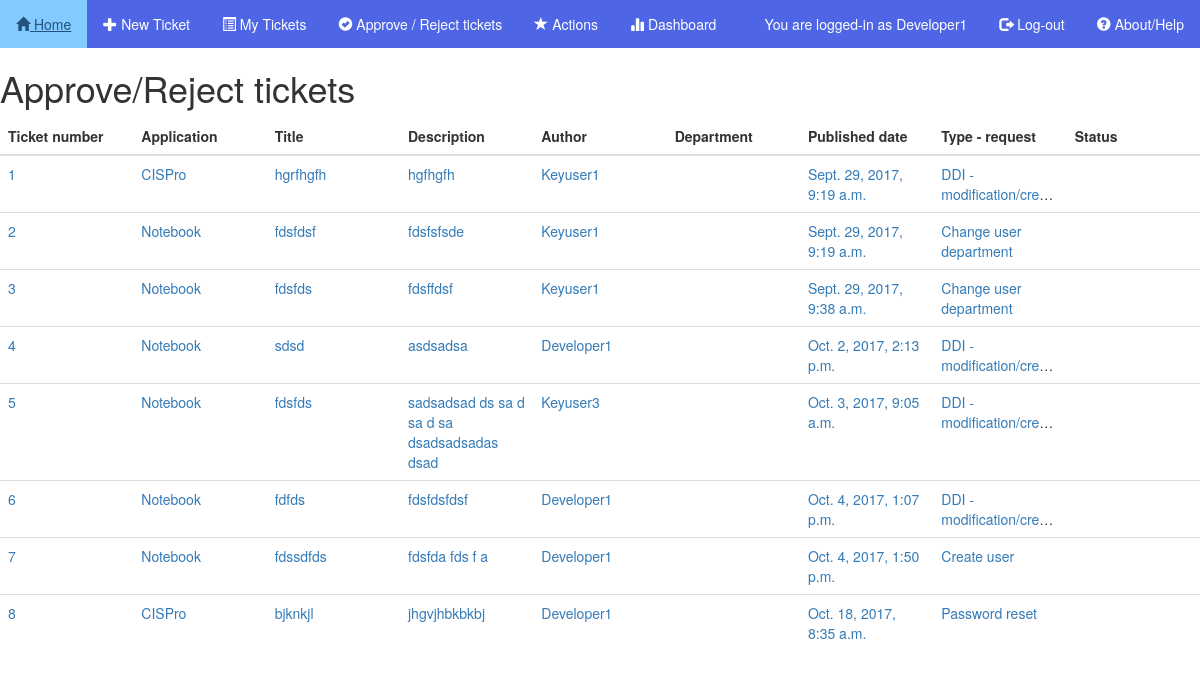
/ticket/actions/ (signed in), run on the app's committed database.
### ticket/models.py (models this page shows, shortened)
class TicketRequest(models.Model):
    title = models.CharField(max_length=200)
    description = models.TextField(default="")
    author = models.ForeignKey('auth.User')
    published_date = models.DateTimeField(blank=True, null=True)
    application = models.ForeignKey(Application)
    type = models.ForeignKey(TypeRequest)
    status = StateField(editable=False)

class Application(models.Model):
    name_application = models.CharField(max_length=200)
    def __unicode__(self):
        return self.name_application

class TypeRequest(models.Model):
    application = models.ForeignKey(Application)
    type_request = models.CharField(max_length=200)
    def __unicode__(self):
        return self.type_request

### ticket/views.py (the view)
@login_required
@user_passes_test(in_developer_group, login_url='/ticket/denied/')
def actions(request):
    ticket = TicketRequest.objects.exclude(status='Open').order_by('published_date')
    return render(request, 'ticket/actions.html', {'ticket': ticket})

### ticket/views.py (called while the page is built)
def in_developer_group(user):
    if user:
        return user.groups.filter(name='Developer').count() == 1
    return False

### GlobalPlatform/templates/ticket/actions.html
{% extends 'ticket/base.html' %}
{% block content %}
{% if user.is_authenticated %}
<h1>Approve/Reject tickets</h1>
<table class="table table-hover" >
    <thead>
        <tr>
            <th>Ticket number</th>
            <th>Application</th>
            <th>Title</th>
            <th>Description</th>
            <th>Author</th>
            <th>Department</th>
            <th>Published date</th>
            <th>Type - request</th>
            <th>Status</th>
        </tr>
    </thead>
    <tbody>
    {% for individual_ticket in ticket %}
        <tr>
            <td><a href="{% url 'ticket_detail' pk=individual_ticket.pk %}">{{ individual_ticket.pk}}</a></td>
            <td><a href="{% url 'ticket_detail' pk=individual_ticket.pk %}">{{ individual_ticket.application}}</a></td>
            <td><a href="{% url 'ticket_detail' pk=individual_ticket.pk %}">{{ individual_ticket.title }}</a></td>
            <td><a href="{% url 'ticket_detail' pk=individual_ticket.pk %}">{{ individual_ticket.description }}</a></td>
            <td><a href="{% url 'ticket_detail' pk=individual_ticket.pk %}">{{ individual_ticket.author }}</a></td>
            <td><a href="{% url 'ticket_detail' pk=individual_ticket.pk %}">{{ individual_ticket.department }}</a></td>
            <td><a href="{% url 'ticket_detail' pk=individual_ticket.pk %}">{{ individual_ticket.published_date}}</a></td>
            <td><a href="{% url 'ticket_detail' pk=individual_ticket.pk %}">{{ individual_ticket.type}}</a></td>
            <td><a href="{% url 'ticket_detail' pk=individual_ticket.pk %}">{{ individual_ticket.status}}</a></td>
        </tr>
    {% endfor %}
    </tbody>
</table>
{% endif %}
{% endblock %}

### GlobalPlatform/templates/ticket/base.html (shortened to what this page needs)
<!DOCTYPE html>
<html lang="en">
{% load staticfiles %}
<html>
    <head>
        <link rel="stylesheet" href="https://maxcdn.bootstrapcdn.com/bootstrap/3.3.7/css/bootstrap.min.css" >
        <link rel="stylesheet" href="https://maxcdn.bootstrapcdn.com/bootstrap/3.3.7/css/bootstrap-theme.min.css">
        <link rel="stylesheet" href="{% static 'css/ticket.css' %}">
    </head>
<body>
    <ul>
        <li><a href="{% url 'home' %}"><span class="glyphicon glyphicon-home"></span> Home</a></li>
        <li><a href="{% url 'ticket_new' %}"><span class="glyphicon glyphicon-plus"></span> New Ticket</a></li>
        <li><a href="{% url 'ticket_overview' %}"><span class="glyphicon glyphicon-list-alt"></span> My Tickets</a></li>
        <li><a href="{% url 'ticket_process' %}"><span class="glyphicon glyphicon-ok-sign"></span> Approve / Reject tickets</a></li>
        <li><a href="{% url 'actions' %}"><span class="glyphicon glyphicon-star"></span> Actions</a></li>
        <li><a href="{% url 'dashboard' %}"><span class="glyphicon glyphicon-stats"></span> Dashboard</a></li>
        <li style="float:right"><a href="#about" ><span class="glyphicon glyphicon-question-sign"></span> About/Help</a></li>
        <li style="float:right"><a href="{% url 'user_logout' %}" ><span class="glyphicon glyphicon-log-out"></span> Log-out</a></li>
        <li style="float:right"><a>You are logged-in as {{ user.username }} </a></li>
    </ul>
    {% block content %}
    {% endblock %}
</body>
</html>

### GlobalPlatform/static/css/ticket.css (style rules this page uses)
li { float: left; }
li a { display: block; color: white; text-align: left; padding: 14px 16px; text-decoration: none; }
table { width: 1000px; table-layout:fixed; }
td { text-overflow:ellipsis; overflow:hidden; }

### GlobalPlatform/templates/ticket/base.html (style rules this page uses)
ul { list-style-type: none; margin: 0; padding: 0; overflow: hidden; background-color: #4E65E6; }
li { float: left; }
li a { display: block; color: white; text-align: left; padding: 14px 16px; text-decoration: none; }
table { width: 1000px; table-layout:fixed; }
td { text-overflow:ellipsis; overflow:hidden; }

### data on the page
TicketRequest: pk "1", application "CISPro", title "hgrfhgfh", description "hgfhgfh", author "Keyuser1", published_date "Sept. 29, 2017, 9:19 a.m.", type "DDI - modification/cre…"
TicketRequest: pk "2", application "Notebook", title "fdsfdsf", description "fdsfsfsde", author "Keyuser1", published_date "Sept. 29, 2017, 9:19 a.m.", type "Change user department"
TicketRequest: pk "3", application "Notebook", title "fdsfds", description "fdsffdsf", author "Keyuser1", published_date "Sept. 29, 2017, 9:38 a.m.", type "Change user department"
TicketRequest: pk "4", application "Notebook", title "sdsd", description "asdsadsa", author "Developer1", published_date "Oct. 2, 2017, 2:13 p.m.", type "DDI - modification/cre…"
TicketRequest: pk "5", application "Notebook", title "fdsfds", description "sadsadsad ds sa d sa d sa dsadsadsadas dsad", author "Keyuser3", published_date "Oct. 3, 2017, 9:05 a.m.", type "DDI - modification/cre…"
TicketRequest: pk "6", application "Notebook", title "fdfds", description "fdsfdsfdsf", author "Developer1", published_date "Oct. 4, 2017, 1:07 p.m.", type "DDI - modification/cre…"
TicketRequest: pk "7", application "Notebook", title "fdssdfds", description "fdsfda fds f a", author "Developer1", published_date "Oct. 4, 2017, 1:50 p.m.", type "Create user"
TicketRequest: pk "8", application "CISPro", title "bjknkjl", description "jhgvjhbkbkbj", author "Developer1", published_date "Oct. 18, 2017, 8:35 a.m.", type "Password reset"

### other printed values
{{ user.username }} "Developer1"
